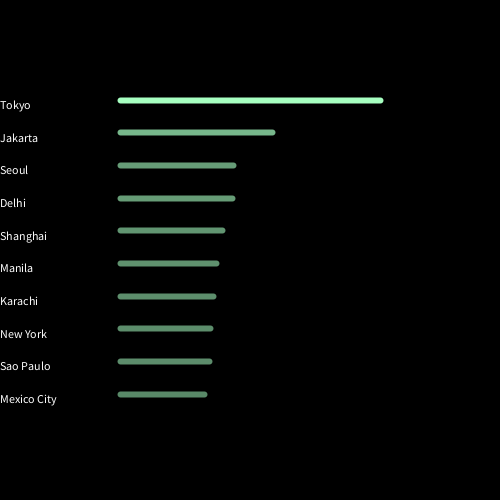
Frame 1 (no input)
Frame 60 (the mouse pressed at the canvas centre just before this capture): identical to frame 1, image omitted
Frame 120 (the mouse held since frame 60 and released just before this capture): identical to frame 1, image omitted

The Processing sketch that drew this single still picture (run headless with seeded random() and noise(); from frame 60 on, the mouse is pressed at the canvas centre):

// Processing sketch: processing_164709
// ── processing_164709.pde

int[] population = {37239000, 26746000, 22868000,
                    22826000, 21766000, 21241000,
                    20877000,20673000, 20568000,
                    20032000};

String[] name = {"Tokyo", "Jakarta", "Seoul",
                 "Delhi", "Shanghai", "Manila",
                 "Karachi", "New York", "Sao Paulo",
                 "Mexico City"};

float hMargin = 120;
float vMargin = 100;

void setup(){
  size(500, 500);
  colorMode(HSB);
  
}

void draw(){
  
  background(0);
  for(int i = 0; i < population.length; i++){
    float x1, y1, x2, y2, lineWidth;
    x2 = map(population[i], 0, max(population), 0, width - hMargin);
    lineWidth = 6;
    y1 = map(i, 0, population.length -1, vMargin, height - vMargin - lineWidth);
    x1 = hMargin;
    y2 = y1;
        
   strokeWeight(lineWidth);
   float brightness = map(population[i],
                           0, max(population),
                           0, 255);
    stroke(98, 88, brightness);
    line(x1, y1, x2, y2);

    fill(255);
    text(name[i], 0, y1, hMargin, y2);
  }
}
